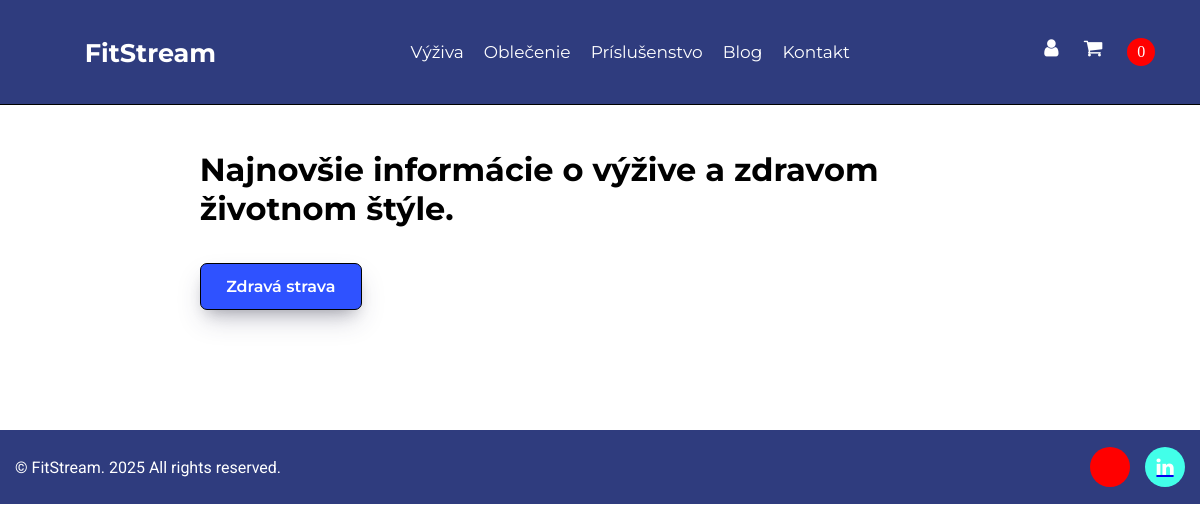
The page /blog.php on the database as committed earlier.
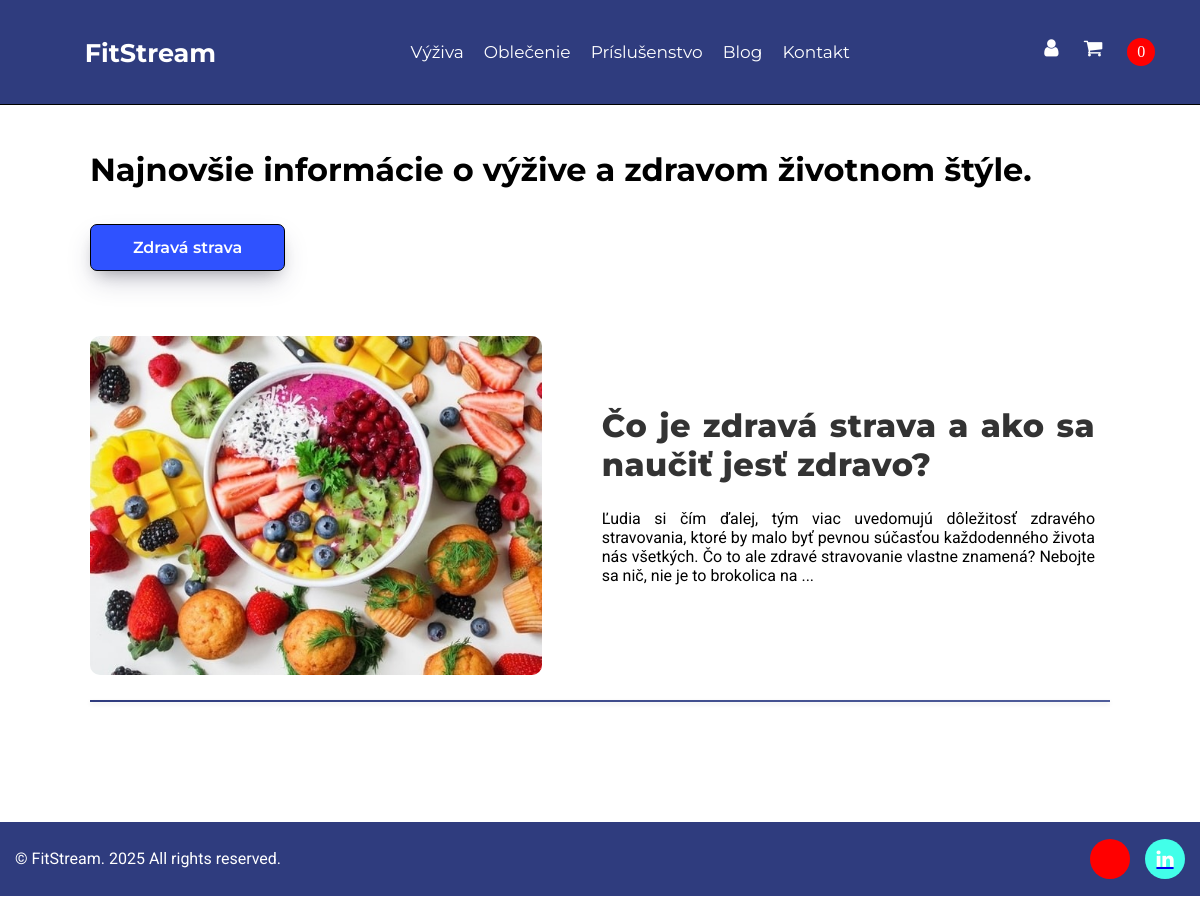
The same page on the database as committed later.
### tables this page shows
CREATE TABLE `navbar` (
  `idnavbar` int(11) NOT NULL,
  `nazov` varchar(200) NOT NULL,
  `url` varchar(255) NOT NULL
);

CREATE TABLE `blog_kategorie` (
  `id_kategorie` int(11) NOT NULL,
  `nazov_kategorie_blog` varchar(255) NOT NULL,
  `datum_vytvorenia` datetime DEFAULT current_timestamp(),
  `datum_upravy` datetime DEFAULT current_timestamp() ON UPDATE current_timestamp()
);

CREATE TABLE `footer_ikony` (
  `idfooter` int(11) NOT NULL,
  `ikona` varchar(255) NOT NULL,
  `farba_bg` varchar(255) NOT NULL,
  `farba_ikony` varchar(255) NOT NULL,
  `url` varchar(45) NOT NULL
);

CREATE TABLE `blog` (
  `idblog` int(11) NOT NULL,
  `nazov` varchar(255) NOT NULL,
  `popis` text NOT NULL,
  `img_blog` varchar(255) DEFAULT NULL,
  `img_alt` varchar(255) DEFAULT NULL,
  `id_kategorie` int(11) NOT NULL,
  `id_uzivatel` int(11) NOT NULL,
  `datum_vytvorenia` datetime DEFAULT current_timestamp(),
  `datum_upravy` datetime DEFAULT current_timestamp() ON UPDATE current_timestamp()
);

### classes/database_con.php (called while the page is built, shortened)
<?php
class Database
{
    private $connection;
    protected function connect(): void
    {
        $config = DATABASE;
        $options = [
            PDO::ATTR_ERRMODE            => PDO::ERRMODE_EXCEPTION,
            PDO::ATTR_DEFAULT_FETCH_MODE => PDO::FETCH_ASSOC,
        ];
        try {
            $dsn = 'mysql:host=' . $config['HOST'] .
                   ';dbname=' . $config['DBNAME'] .
                   ';port=' . $config['PORT'];
            $this->connection = new PDO(
                $dsn,
                $config['USER_NAME'],
                $config['PASSWORD'],
                $options
            );
        } catch (PDOException $e) {
            throw new Exception('Pripojenie zlyhalo: ' . $e->getMessage());
        }
    }
    public function getConnection(): PDO
    {
        return $this->connection;
    }
}
?>

### classes/navbar_links.php (called while the page is built, shortened)
<?php
require_once $_SERVER['DOCUMENT_ROOT'] . '/FitStream/classes/database_con.php';
class Navbar extends Database
{
    protected $conn = null;
    public function __construct()
    {
        $this->conn = $this->getConnection();
    }
    public function navbar_Links(): array
    {
        try {
            $sql = "SELECT * FROM navbar";
            $st = $this->conn->prepare($sql);
            $st->execute();
            return $st->fetchAll();
        } catch (Exception $e) {
            die("Nastala chyba");
        } finally {
            $this->conn = null;
        }
    }
}

### classes/Blog.php (called while the page is built, shortened)
<?php
require_once $_SERVER['DOCUMENT_ROOT'] . '/FitStream/classes/database_con.php';
class Blog extends Database
{
    protected $conn;
    public function __construct()
    {
        $this->conn = $this->getConnection();
    }
    public function blogVypis()
    {
        if ($this->conn === null) {
            $this->conn = $this->getConnection();
        }
        try {
            $sql = "SELECT * FROM blog ORDER BY datum_vytvorenia DESC";
            $st = $this->conn->prepare($sql);
            $st->execute();
            $rs = $st->fetchAll();
            return $rs;
        } catch (Exception $e) {
            die("Nastala chyba");
        } finally {
            $this->conn = null;
        }
    }
    public function vypisKategorii() : array
    {
        try {
            $sql = "SELECT id_kategorie, nazov_kategorie_blog FROM blog_kategorie;";
            $st = $this->conn->prepare($sql);
            $st->execute();
            return $st->fetchAll();
        } catch(Exception $e) {
            die("Nastala chyba: " . $e->getMessage());
        } finally {
            $this->conn = null;
        }
    }
}

### classes/footer_linky.php (called while the page is built, shortened)
<?php
require_once $_SERVER['DOCUMENT_ROOT'] . '/FitStream/classes/database_con.php';
class Footer extends Database
{
    protected $conn;
    public function __construct()
    {
        $this->conn = $this->getConnection();
    }
    public function footer_Vypis(): array
    {
        try {
            $sql = "SELECT * FROM footer_ikony";
            $st = $this->conn->prepare($sql);
            $st->execute();
            return $st->fetchAll();
        } catch (Exception $e) {
            die("Nastala chyba");
        } finally {
            $this->conn = null;
        }
    }
}

### blog.php (the view, shortened to what the changed rows need)
<?php include_once "classes/Blog.php"; ?>
<?php
$blog = new Blog();
$vypis_kategorii = $blog-> vypisKategorii();
?>
<?php
$filter = [];
if (isset($_GET['id']) && is_numeric($_GET['id'])) {
    $filter = $blog->filtrovanie($_GET['id']);
} else {
    $filter = $blog->blogVypis();
}
?>
<?php include "parts/header.php";?>
<?php include "parts/navbar.php"; ?>
<div class = "b_pos">
<div class = "zaobalenie_blog">
<div class = "zaobalenie_1_blog">
<h1 class = "Nadpis_blog">Najnovšie informácie o výžive a zdravom životnom štýle.</h1>
<div class = "kategorie_blog">
<?php foreach($vypis_kategorii as $kategoria):?>
    <?php $id_pod =  $kategoria['id_kategorie'];?>
    <a href = "?id=<?php echo $id_pod;?>" style = "background-color: <?php echo $b = (isset($_GET['id']) && $_GET['id'] == $id_pod) ? "#2F3C7E;" :
    "#2f52ff";?>"><?php echo $kategoria['nazov_kategorie_blog'];?></a>
<?php endforeach;?>
</div>
<?php foreach($filter as $polozka):?>
<div class = "box_blog">
<a href="blog_clanok.php?id=<?php echo $polozka['idblog'];?>">
<img src="<?php echo $polozka['img_blog'];?>" alt="">
</a>
<div class = "nadpis_a_popis">
<h1><a href="blog_clanok.php?id=<?php echo $polozka['idblog'];?>"><?php echo $polozka['nazov'];?></a></h1>
<p><?php echo substr($polozka['popis'],0,250);?>...</p>
</div>
</div>
<hr class = "pod">
<?php endforeach;?>
</div>
</div>
<?php include "parts/footer.php"; ?>

### parts/navbar.php (shortened to what the changed rows need)
<?php require_once($_SERVER['DOCUMENT_ROOT'] . '/FitStream/classes/navbar_links.php');?>
<?php
$nav = new Navbar();
$vypis_linkov = $nav->navbar_Links();
?>
<nav class = "menu">
    <a href="<?php echo BASE_URL . "index.php";?>" class = "logo"><h1 class>FitStream</h1></a>
    <ul>
        <?php foreach($vypis_linkov as $a):?>
            <a href="<?php echo $a['url'] ;?>"><li><?php echo htmlspecialchars($a['nazov']);?></li></a>
        <?php endforeach?>
    </ul>
</nav>

### parts/footer.php (shortened to what the changed rows need)
<?php require_once($_SERVER['DOCUMENT_ROOT'] . '/FitStream/classes/footer_linky.php');?>
<?php
$footer = new Footer();
$footer_vypis = $footer->footer_Vypis();
?>
<footer>
    <div class = "bottom_footer">
            <div class = "social_media_links">
                <?php foreach($footer_vypis as $a): ?>
                    <a href="<?php echo htmlspecialchars($a['url']); ?>">
                    <button class="social"
                    style="background-color: <?php echo htmlspecialchars($a['farba_bg']); ?>;
                    color: <?php echo htmlspecialchars($a['farba_ikony']); ?>;">
                   <i class="<?php echo htmlspecialchars($a['ikona']); ?>" style="font-size: 20px;"></i>
                   </button>
                   </a>
                <?php endforeach; ?>
         </div>
            </div>
</footer>
</body>
</html>

Rows that differ between the two databases and show on the page:
added blog: img_blog (picture), nazov "Čo je zdravá strava a ako sa naučiť jesť zdravo?", popis "Ľudia si čím ďalej, tým viac uvedomujú dôležitosť zdravého stravovania, ktoré by malo byť pevnou súčasťou každodenného života nás všetkých. Čo to ale zdravé stravovanie vlastne znamená? Nebojte sa nič, nie je to brokolica na"
